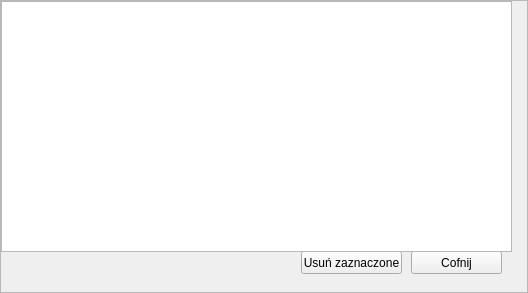
<?xml version="1.0" encoding="UTF-8"?>
<ui version="4.0">
 <class>DataBaseWords</class>
 <widget class="QScrollArea" name="DataBaseWords">
  <property name="geometry">
   <rect>
    <x>0</x>
    <y>0</y>
    <width>528</width>
    <height>293</height>
   </rect>
  </property>
  <property name="windowTitle">
   <string>ScrollArea</string>
  </property>
  <property name="verticalScrollBarPolicy">
   <enum>Qt::ScrollBarAsNeeded</enum>
  </property>
  <property name="horizontalScrollBarPolicy">
   <enum>Qt::ScrollBarAsNeeded</enum>
  </property>
  <property name="sizeAdjustPolicy">
   <enum>QAbstractScrollArea::AdjustIgnored</enum>
  </property>
  <property name="widgetResizable">
   <bool>true</bool>
  </property>
  <widget class="QWidget" name="scrollAreaWidgetContents">
   <property name="geometry">
    <rect>
     <x>0</x>
     <y>0</y>
     <width>526</width>
     <height>291</height>
    </rect>
   </property>
   <widget class="QPushButton" name="back_button">
    <property name="geometry">
     <rect>
      <x>410</x>
      <y>250</y>
      <width>91</width>
      <height>23</height>
     </rect>
    </property>
    <property name="text">
     <string>Cofnij</string>
    </property>
   </widget>
   <widget class="QPushButton" name="delete_button">
    <property name="geometry">
     <rect>
      <x>300</x>
      <y>250</y>
      <width>101</width>
      <height>23</height>
     </rect>
    </property>
    <property name="text">
     <string>Usuń zaznaczone</string>
    </property>
   </widget>
   <widget class="QTableView" name="table_widget">
    <property name="geometry">
     <rect>
      <x>0</x>
      <y>0</y>
      <width>511</width>
      <height>251</height>
     </rect>
    </property>
   </widget>
  </widget>
 </widget>
 <resources/>
 <connections/>
</ui>
